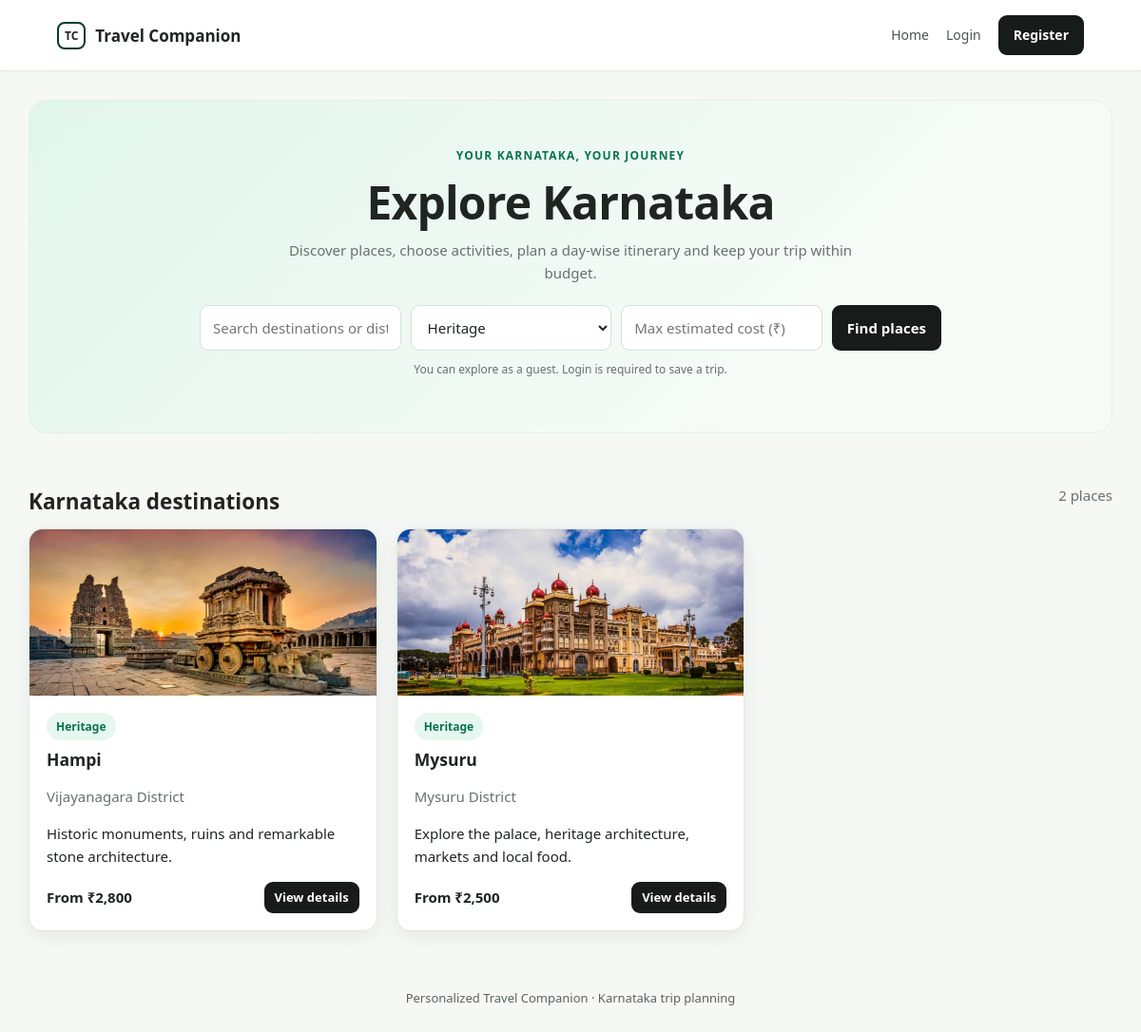
Screenshot of /frontend/index.php?category=3 with the database file from the repository.
### tables this page shows
CREATE TABLE IF NOT EXISTS destinations (
    id INT AUTO_INCREMENT PRIMARY KEY,
    name VARCHAR(120) NOT NULL,
    district VARCHAR(100) NOT NULL,
    category_id INT NULL,
    description TEXT,
    image_url VARCHAR(500) DEFAULT '',
    estimated_cost DECIMAL(10,2) NOT NULL DEFAULT 0,
    FOREIGN KEY (category_id)
        REFERENCES categories(id)
        ON DELETE SET NULL
);

CREATE TABLE IF NOT EXISTS categories (
    id INT AUTO_INCREMENT PRIMARY KEY,
    name VARCHAR(80) NOT NULL UNIQUE
);

### backend/destinations.php (called while the page is built, shortened)
<?php
function get_all_destinations(PDO $pdo, string $q = '', int $categoryId = 0, $budget = null): array
{
    $sql = "SELECT d.*, c.name AS category_name
            FROM destinations d
            LEFT JOIN categories c ON c.id = d.category_id
            WHERE 1=1";
    $params = [];
    $q = trim($q);
    if ($categoryId > 0) {
        $sql .= " AND d.category_id = ?";
        $params[] = $categoryId;
    }
    $sql .= " ORDER BY d.name";
    $stmt = $pdo->prepare($sql);
    $stmt->execute($params);
    return $stmt->fetchAll();
}
function get_destination_categories(PDO $pdo): array
{
    return $pdo->query("SELECT * FROM categories ORDER BY name")->fetchAll();
}

### backend/helpers.php (called while the page is built, shortened)
<?php
if (!function_exists('e')) {
    function e(?string $value): string {
        return htmlspecialchars($value ?? '', ENT_QUOTES, 'UTF-8');
    }
}

### frontend/index.php (the view, shortened to what this page needs)
<?php
require_once dirname(__DIR__) . '/backend/destinations.php';
$q = trim($_GET['q'] ?? '');
$category = (int) ($_GET['category'] ?? 0);
$minBudget = trim($_GET['budget'] ?? '');
$destinations = get_all_destinations($pdo, $q, $category, $minBudget);
$categories = get_destination_categories($pdo);
require_once __DIR__ . '/includes/header.php';
?>
<section class="hero">
    <div class="eyebrow">
        Your Karnataka, your journey
    </div>
    <h1>Explore Karnataka</h1>
    <p>
        Discover places, choose activities, plan a day-wise
        itinerary and keep your trip within budget.
    </p>
    <form class="searchbox" method="get" action="index.php">
        <input
            name="q"
            placeholder="Search destinations or districts"
            value="<?= e($q) ?>"
        >
        <select name="category">
            <?php foreach ($categories as $c): ?>
                <option
                    value="<?= $c['id'] ?>"
                    <?= $category === (int) $c['id'] ? 'selected' : '' ?>
                >
                    <?= e($c['name']) ?>
                </option>
            <?php endforeach; ?>
        </select>
        <input
            type="number"
            min="0"
            step="100"
            name="budget"
            placeholder="Max estimated cost (₹)"
            value="<?= e($minBudget) ?>"
        >
        <button class="btn">Find places</button>
    </form>
    <p class="smalltext">
        You can explore as a guest. Login is required to save a trip.
    </p>
</section>
<div class="between">
    <h2>Karnataka destinations</h2>
    <span class="muted">
        <?= count($destinations) ?> places
    </span>
</div>
<div class="grid">
    <?php foreach ($destinations as $d): ?>
        <article class="card destination">
            <?php if (!empty($d['image_url'])): ?>
                <img
                    src="<?= e($d['image_url']) ?>"
                    alt="<?= e($d['name']) ?>"
                    loading="lazy"
                >
            <?php else: ?>
                <div style="height: 165px; background: #e8eee9;"></div>
            <?php endif; ?>
            <div class="body">
                <span class="tag">
                    <?= e($d['category_name'] ?? 'Explore') ?>
                </span>
                <h3><?= e($d['name']) ?></h3>
                <p class="muted">
                    <?= e($d['district']) ?> District
                </p>
                <p>
                    <?= e(
                        mb_strimwidth(
                            $d['description'] ?? '',
                            0,
                            125,
                            '…'
                        )
                    ) ?>
                </p>
                <div class="between">
                    <strong>
                        From ₹<?= number_format((float) $d['estimated_cost']) ?>
                    </strong>
                    <a
                        class="btn small"
                        href="destination.php?id=<?= (int) $d['id'] ?>"
                    >
                        View details
                    </a>
                </div>
            </div>
        </article>
    <?php endforeach; ?>
</div>
<?php require_once __DIR__ . '/includes/footer.php'; ?>

### frontend/assets/style.css (style rules this page uses)
* { box-sizing: border-box; }
:root { --green: #0ca678; --mint: #36d9a4; --deep: #063b31; --ink: #202522; --muted: #68716c; --paper: #f5f8f5; --line: #e2e8e3; --white: #ffffff; --soft-green: #e5f7ee; --shadow: 0 5px 20px rgba(16, 43, 23, 0.07); --shadow-hover: 0 10px 28px rgba(16, 43, 23, 0.12); }
html { scroll-behavior: smooth; }
body { margin: 0; background: var(--paper); font: 15px/1.6 system-ui, -apple-system, "Segoe UI", sans-serif; color: var(--ink); }
a { color: var(--deep); text-decoration: none; }
img { max-width: 100%; }
.nav-cta, .btn { background: #171b19; color: white; border: 0; border-radius: 9px; padding: 10px 16px; display: inline-block; cursor: pointer; font: inherit; font-weight: 650; text-align: center; transition: background 0.2s ease, transform 0.2s ease, box-shadow 0.2s ease; }
.btn.small { padding: 6px 11px; font-size: 13px; }
h1, h2, h3 { line-height: 1.25; color: var(--ink); }
h2 { margin-top: 28px; margin-bottom: 14px; }
.muted { color: var(--muted); }
.hero { text-align: center; padding: 48px 24px 34px; background: linear-gradient(135deg, #e1f6eb, #f7fbf8 75%); border: 1px solid #e4f0e7; border-radius: 20px; margin-bottom: 30px; }
.eyebrow { color: #08734e; font-weight: 800; text-transform: uppercase; letter-spacing: 1.2px; font-size: 12px; }
.hero h1 { font-size: clamp(30px, 4vw, 48px); line-height: 1.12; margin: 12px 0; letter-spacing: -0.8px; }
.hero p { color: var(--muted); max-width: 650px; margin: 0 auto 22px; }
.searchbox { display: flex; max-width: 780px; margin: 20px auto 10px; gap: 10px; flex-wrap: wrap; }
.searchbox input, .searchbox select { flex: 1; min-width: 140px; }
.grid { display: grid; grid-template-columns: repeat(3, minmax(0, 1fr)); gap: 20px; }
.card { background: var(--white); border: 1px solid var(--line); border-radius: 15px; padding: 20px; box-shadow: var(--shadow); transition: box-shadow 0.22s ease, border-color 0.22s ease; }
.destination { padding: 0; overflow: hidden; }
.destination img { width: 100%; height: 175px; object-fit: cover; background: #e8eee9; display: block; transition: transform 0.35s ease; }
.destination .body { padding: 18px; }
.destination .body h3 { margin-top: 10px; margin-bottom: 8px; }
.tag { display: inline-block; background: var(--soft-green); color: #08734e; padding: 5px 10px; border-radius: 20px; font-size: 12px; font-weight: 700; }
.between { display: flex; justify-content: space-between; align-items: center; gap: 12px; flex-wrap: wrap; }
input, select, textarea { font: inherit; padding: 11px 13px; border: 1px solid #d8e0da; border-radius: 9px; background: var(--white); width: 100%; min-width: 0; color: var(--ink); transition: border-color 0.2s ease, box-shadow 0.2s ease; }
.smalltext { font-size: 12px; color: var(--muted); }

### rows the page displays
destinations: image_url+name (picture), category.name "Heritage", name "Hampi", district "Vijayanagara", description "Historic monuments, ruins and remarkable stone architecture.", estimated_cost "2,800"
destinations: image_url (picture), category.name "Heritage", name "Mysuru", district "Mysuru", description "Explore the palace, heritage architecture, markets and local food.", estimated_cost "2,500"

### other values shown
count($destinations) "2"
form field category "Heritage"
